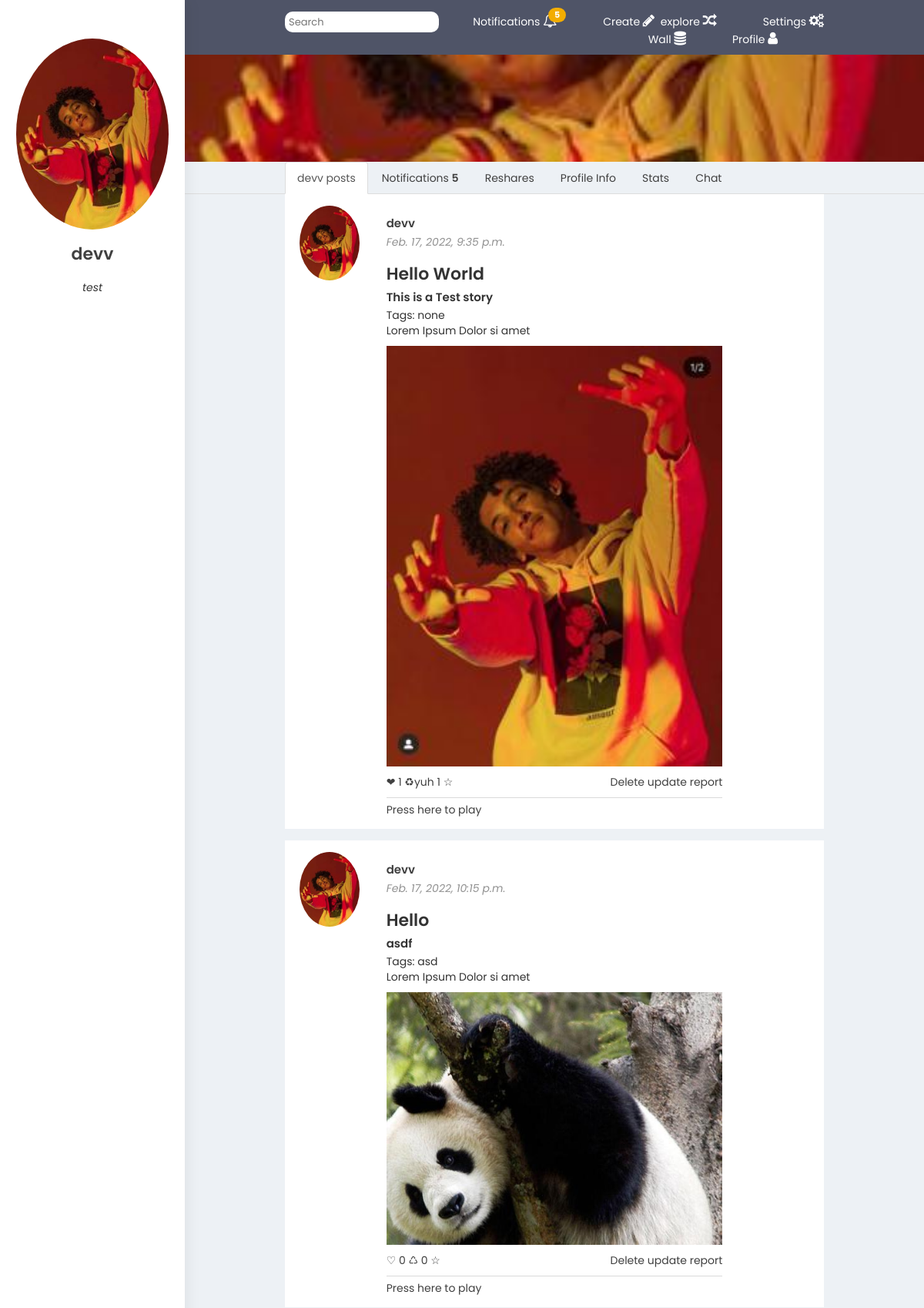
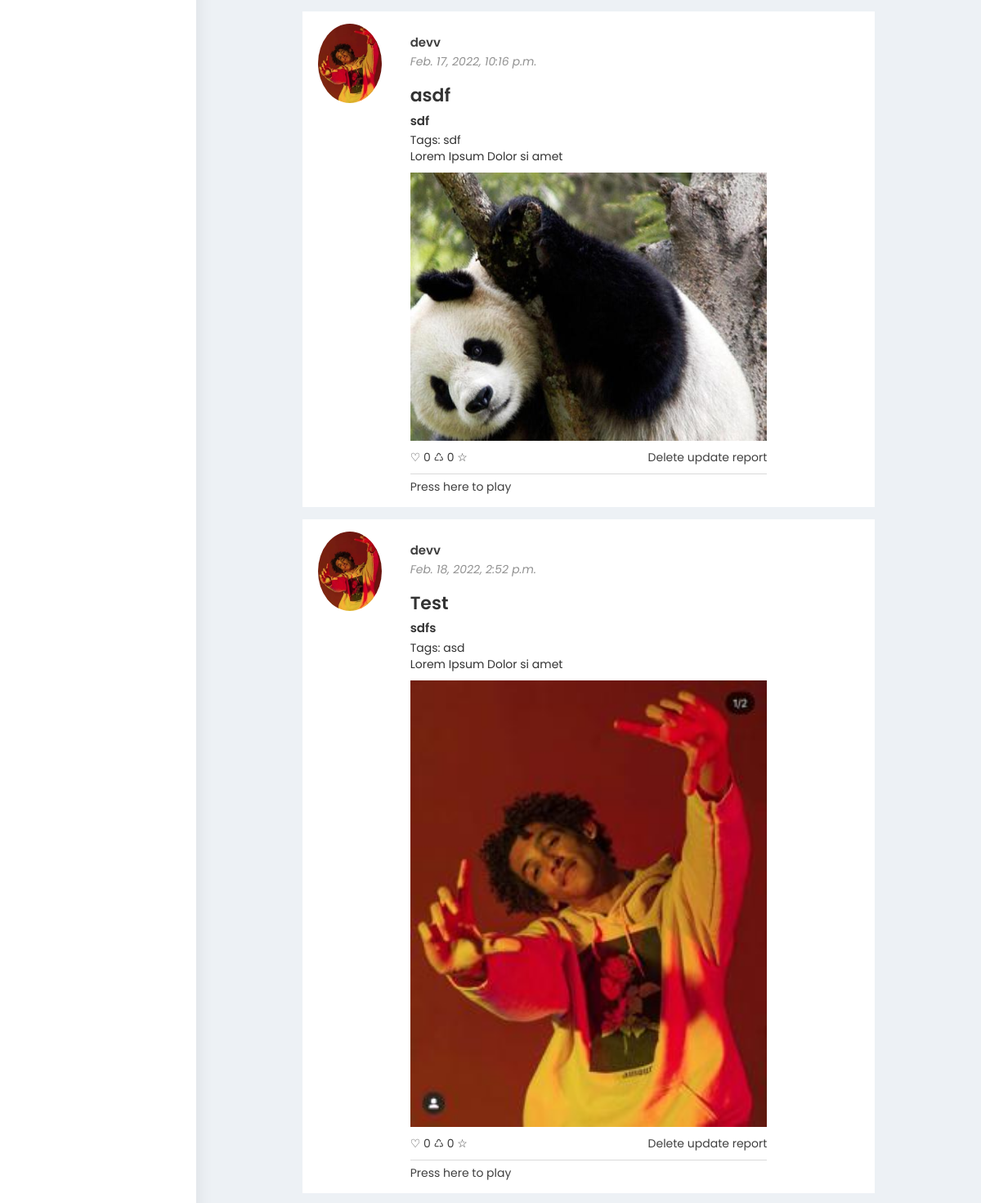
Screenshot of /myprofile/ (signed in, upper part) with the database file from the repository (2 pictures, top to bottom).
### users/models.py (models this page shows, shortened)
class Profile(models.Model):
    user = models.OneToOneField(User, on_delete=models.CASCADE)
    dob = models.DateField(null=True, blank=True)
    profile_pic = models.ImageField(default='default.jpg', upload_to='profile_pics')
    profile_banner = models.ImageField(default='default.jpg', upload_to='profile_banner')
    bio = models.TextField(max_length=300, default=('im new'))
    private_profile = models.BooleanField(default=False)
    pending_followers = models.ManyToManyField(settings.AUTH_USER_MODEL, blank=True, related_name='pending_followers')
    followers = models.ManyToManyField(settings.AUTH_USER_MODEL, blank=True, related_name='profile_followers')
    following = models.ManyToManyField(settings.AUTH_USER_MODEL, blank=True, related_name='profile_following')
    favorites = models.ManyToManyField(settings.AUTH_USER_MODEL, blank=True, related_name='favorites')
    block_list = models.ManyToManyField(settings.AUTH_USER_MODEL, blank=True, related_name='block_list')
    awards = models.ManyToManyField(Awards, blank=True, related_name='awards')
    banned = models.BooleanField(default=False)
    referrer_code = models.CharField(max_length=10, null=True, blank=True)
    referral_code = models.CharField(max_length=10, default=get_random_string(length=10))
    referrals = models.ManyToManyField(settings.AUTH_USER_MODEL, blank=True, related_name='referrals')
    joined = models.DateTimeField('joined', default=timezone.now)
    website = models.CharField(max_length=50, null=True, blank=True)
    instagram = models.CharField(max_length=20, null=True, blank=True)
    twitter = models.CharField(max_length=20, null=True, blank=True)
    tiktok = models.CharField(max_length=20, null=True, blank=True)
    youtube = models.CharField(max_length=20, null=True, blank=True)
    notifications = models.ManyToManyField(Notifications, blank=True, related_name='notifications')
    old_notifications = models.ManyToManyField(Notifications, blank=True, related_name='old_notifications')
    inbox = models.ManyToManyField(Thread, blank=True, related_name='inbox')
    stats = models.ForeignKey(Stats, on_delete=models.CASCADE, blank=True, null=True)
    def __str__(self):
        return f'{self.user.username} Profile'

### scenario/models.py (models this page shows, shortened)
class Story(models.Model):
    story_title = models.CharField(max_length= 100)
    story_description = models.TextField(max_length=500)
    story_pic = models.ImageField(default='default.jpg', upload_to='story_pics')
    pub_date = models.DateTimeField('date published', default=timezone.now)
    likes =  models.ManyToManyField(settings.AUTH_USER_MODEL, blank=True, related_name='post_likes')
    reshares = models.ManyToManyField(settings.AUTH_USER_MODEL, blank=True, related_name='reshares_list')
    favorites = models.ManyToManyField(settings.AUTH_USER_MODEL, blank=True, related_name='favorite_stories')
    author = models.ForeignKey(User, on_delete=models.CASCADE, default=None)
    tags = TaggableManager()
    draft = models.BooleanField(default=True)
    published = models.BooleanField(default=False)
    archive = models.BooleanField(default=False)
    def get_api_like_url(self):
        return reverse('post-api-like', kwargs={'pk': self.pk})
    def get_api_reshare_url(self):
        return reverse('post-api-reshare', kwargs={'pk': self.pk})
    def get_api_favorite_url(self):
        return reverse('post-api-favorite', kwargs={'pk': self.pk})

### users/views.py (the view, shortened to what this page needs)
# urls.py: path('myprofile/', myProfileView.as_view(), name='my-profile'),
class myProfileView(TemplateView):
    model = Profile
    template_name = 'users/myprofile.html'
    context_object_name = 'profile'
    def get_context_data(self, **kwargs):
        context = super().get_context_data(**kwargs)
        user = self.request.user
        profile = Profile.objects.get(user=user)
        stats = Stats.objects.get(player=user)
        inbox = profile.inbox.all()
        print(profile.inbox.all())
        context['profile'] = profile
        context['inbox'] = inbox
        user_stories = Story.objects.filter(author=user)
        user_favorites = Story.objects.filter(favorites=user)
        user_reshares = Story.objects.filter(reshares=user)
        context['user_stories'] = user_stories
        context['user_favorites'] = user_favorites
        context['user_reshares'] = user_reshares
        context['stats'] = stats
        return context

### users/models.py (called while the page is built)
    def __str__(self):
        return self.notification_category

### users/templates/users/myprofile.html (shortened to what this page needs)
{% load static %}
<!DOCTYPE html>
<html>
<head>
    <link rel="stylesheet" href="{% static 'lib/bootstrap/css/bootstrap.min.css' %}" type="text/css">
    <link rel="stylesheet" href="{% static 'lib/font-awesome/css/font-awesome.min.css' %}">
    <link rel="stylesheet" href="{% static 'lib/bootstrap-switch/css/bootstrap-switch.min.css' %}">
    <link rel="stylesheet" href="{% static 'scenario/style.css' %}" type="text/css">
</head>
<body id="personal">
    <div>
    {% include "scenario/nnavbar.html" %}</div>
    <div class="sidebar-nav">
        <a href="{% url 'my-profile' %}" title="Profile">
            <img src="{{profile.profile_pic.url}}" alt="{{profile.user.username}}" class="img-circle img-user">
        </a>
        <h2 class="text-center hidden-xs"><a href="personal-profile.html" title="Profile">{{profile.user.username}}</a></h2>
        <p class="text-center user-description hidden-xs">
            <i>{{profile.bio}}</i>
        </p>
    </div>
    <div class="content-posts profile-content">
        <div class="banner-profile" style="background-image: url('{{profile.profile_banner.url}}')">
        </div>
        <ul class="nav nav-tabs" role="tablist">
            {% if user_stories.count > 0 %}
            <li class="active"><a href="#posts" role="tab" id="postsTab" data-toggle="tab" aria-controls="posts" aria-expanded="true">{{profile.user.username}} posts</a></li>
            {% endif %}
            <li><a href="#notifications" role="tab" id="notificationTab" data-toggle="tab" aria-controls="posts" aria-expanded="true">Notifications <b>{{user.profile.notifications.count}}</b></a></li>
            {% if user_reshares.count > 0 %}
            <li><a href="#reshares" role="tab" id="resharesTab" data-toggle="tab" aria-controls="posts" aria-expanded="true">Reshares</a></li>
            {% endif %}
            <li><a href="#profile" role="tab" id="profileTab" data-toggle="tab" aria-controls="profile" aria-expanded="true">Profile Info</a></li>
            {% if stats %}
            <li><a href="#stats" role="tab" id="statsTab" data-toggle="tab" aria-controls="profile" aria-expanded="true">Stats</a></li>
            {% endif %}
            <li><a href="#chat" role="tab" id="chatTab" data-toggle="tab" aria-controls="chat" aria-expanded="true">Chat</a></li>
        </ul>
        <div class="tab-content">
            <div class="tab-pane fade active in" role="tabpanel" id="posts" aria-labelledby="postsTab">
                <div id="posts-container" class="container-fluid container-posts">
                    {% for story in user_stories %}
                    {% include "users/card.html" %}
                    {% endfor %}
                </div>
            </div>
</body>

### scenario/templates/scenario/nnavbar.html (shortened to what this page needs)
{% load static %}
<head>
    <link rel="stylesheet" href="{% static 'lib/bootstrap/css/bootstrap.min.css' %}" type="text/css">
    <link rel="stylesheet" href="{% static 'lib/font-awesome/css/font-awesome.min.css' %}">
    <link rel="stylesheet" href="{% static 'lib/bootstrap-switch/css/bootstrap-switch.min.css' %}">
    <link rel="stylesheet" href="{% static 'scenario/style.css' %}" type="text/css">
</head>
    <header class="text-right">
        <form class="text-center search" method="GET" action="/Search">
            <input name="search" type="text" placeholder="Search">
        </form>
        <div class="menu-icon">
            <div class="dropdown">
                <span class="dropdown-toggle" role="button" id="dropdownSettings" data-toggle="dropdown" aria-haspopup="true" aria-expanded="true">
                  <span class="hidden-xs hidden-sm">Settings</span> <i class="fa fa-cogs" aria-hidden="true"></i>
                </span>
            </div>
        </div>
         <div class="second-icon menu-icon"><span><a href="{% url 'story-create' %}" title="Wall"><span class="hidden-xs hidden-sm">Create</span> <i class="fa fa-pencil" aria-hidden="true"></i></a>
             <a href="{% url 'explore' %}" title="explore"><span class="hidden-xs hidden-sm"> &nbsp;explore</span> <i class="fa fa-random" aria-hidden="true"></i></a>
            </span>
        </div>
        <div class="second-icon dropdown menu-icon">
            <span class="dropdown-toggle" role="button" id="dropdownNotification" data-toggle="dropdown" aria-haspopup="true" aria-expanded="true">
        <span class="hidden-xs hidden-sm">Notifications</span> <i class="fa fa-bell-o" aria-hidden="true"></i> <span class="badge">{{user.profile.notifications.count}}</span>
            </span>
        </div>
        <div class="second-icon menu-icon">
            <span><a href="{% url 'my-profile' %}" title="Profile"><span class="hidden-xs hidden-sm">Profile</span> <i class="fa fa-user" aria-hidden="true"></i></a>
            </span>
        </div>
        <div class="second-icon menu-icon">
            <span><a href="{% url 'scenario-list' %}" title="Wall"><span class="hidden-xs hidden-sm">Wall</span> <i class="fa fa-database" aria-hidden="true"></i></a>
            </span>
        </div>
    </header>

### users/templates/users/card.html (shortened to what this page needs)
<div class="card-post">
                        <div class="row">
                            <div class="col-xs-3 col-sm-2">
                                <a href="{% url 'profile-detail' story.author.profile.id %}" title="{{story.author.profile}} profile">
                                    <img src="{{story.author.profile.profile_pic.url}}" alt="{{story.author.profile}}" class="img-circle img-user">
                                </a>
                            </div>
                            <div class="col-xs-9 col-sm-10 info-user">
                                <h3><a href="{% url 'profile-detail' story.author.profile.id %}" title="{{story.author}}">{{story.author}}</a></h3>
                                <p><i>{{story.pub_date}}</i></p>
                                <h2>{{story.story_title}}</h2>
                                <h3>{{story.story_description}}</h3>
                                <p>Tags:{% for x in story.tags.all %} {{x}} {% endfor %}</p>
                            </div>
                        </div>
                        <div class="row">
                            <div class="col-sm-8 col-sm-offset-2 data-post">
                                <p>Lorem Ipsum Dolor si amet</p>
                                <img src="{{story.story_pic.url}}" alt="{{story.story_title}}" class="img-post">
                                <div class="reaction" >
                                    {% if user in story.likes.all %}
                                    <a class="like-btn" data-href="{{story.get_api_like_url}}" data-likes='{{ story.likes.count }}' href="{{story.get_api_like_url}}" >&#10084; {{story.likes.count}}</a>
                                    {% else %}
                                    <a class="like-btn" data-href="{{story.get_api_like_url}}" data-likes='{{ story.likes.count }}' href="{{story.get_api_like_url}}">&#9825; {{story.likes.count}}</a>
                                    {% endif %}
                                    {% if user in story.reshares.all %}
                                    <a class="reshare-btn" href="{{story.get_api_reshare_url}}" data-href="{{story.get_api_reshare_url}}">  &#9851;yuh {{story.reshares.count}}</a>
                                    {% else %}
                                    <a class="reshare-btn" href="{{story.get_api_reshare_url}}" data-href="{{story.get_api_reshare_url}}">  &#9850; {{story.reshares.count}}</a>
                                    {% endif %}
                                    {% if user in story.favorites.all %}
                                    <a class="fav-btn" href="{{story.get_api_favorite_url}}" data-href="{{story.get_api_favorite_url}}">  &#9733;</a>
                                    {% else %}
                                    <a class="fav-btn" href="{{story.get_api_favorite_url}}" data-href="{{story.get_api_favorite_url}}">  &#9734;</a>
                                    {% endif %}
                                    <a href="{%url 'story-report' story.id%}" class="pull-right"> report </a>
                                    {% if user == story.author %}
                                    <a href="{% url 'story-update' story.id %}" class="pull-right"> update&nbsp; </a>
                                    <a href="{% url 'story-delete' story.id %}" class="pull-right"> Delete&nbsp; </a>
                                    {% endif %}
                                </div>
                                <div class="comments">
                                    <a href="{% url 'story-play' story.id%}">Press here to play</a>
                                </div>
                            </div>
                        </div>
                    </div>

### scenario/static/scenario/style.css (style rules this page uses)
.btn-social, .badge, .btn-social, .bootstrap-switch .bootstrap-switch-handle-off.bootstrap-switch-primary, .bootstrap-switch .bootstrap-switch-handle-on.bootstrap-switch-primary, ::-webkit-scrollbar-thumb, ::-webkit-scrollbar-thumb:window-inactive { background: #f3ad00; }
html, body, .sidebar-nav, .content-posts { height: 100%; }
body { background: #edf1f5; font-family: Poppins, sans-serif; }
a, a:link, a:visited, a:focus { color: #404040; text-decoration: none; }
b, strong { font-weight: 600; }
h1, h2, h3 { font-weight: 600; }
h2 { font-size:22px; }
h3 { font-size: 15px; margin-top:0; margin-bottom:5px; }
video, img { width: 100%; height: auto; }
.content-posts { margin-left: 240px; margin-top: 65px; }
.img-user { width: 90%; margin-left: 5%; }
.card-post .img-user { max-width: 110px; min-width: 60px; }
header { min-height: 50px; background: #4F5467; font-size: 14px; padding: 15px 130px 10px 370px; position: fixed; top: 0; width: 100%; z-index: 9; }
header, header a, header a:link, header a:visited, header a:focus { color: #ffffff; text-decoration: none; }
header .search { float: left; margin: 0px; }
header .fa { font-size: 18px; }
header div { float: right; }
header .second-icon { margin-right: 60px; }
header .menu-icon { margin-top:3px; }
.dropdown-toggle { cursor: pointer; }
.badge { padding: 4px 8px; font-size: 11px; }
header .badge { position: absolute; top: -8px; right: -12px; }
.search input { width: 200px; border-radius: 10px; border: 0px; color: #404040; font-size: 13px; padding: 5px; padding-bottom: 3px; }
.sidebar-nav { box-shadow: 1px 0px 20px rgba(0, 0, 0, 0.08); position: fixed; width: 240px; top: 0px; padding: 50px 10px 0px 10px; background: #ffffff; z-index: 99; }
.card-post { background: #ffffff; padding: 15px; display: block; overflow: hidden; margin-bottom: 15px; }
.container-posts { padding: 0 130px; }
.img-post { width: 100%; }
.info-user i { color:#929292; }
.reaction { padding: 10px 0; }
.comments { border-top: 1px solid #dadada; padding-top: 5px; }
.user-description { margin-top: 20px; line-height: 22px; }
.info-user { margin-top:15px; }
.info-user p { margin:0px; }
.banner-profile { height: 160px; width: 100%; background-image: url('https://placehold.it/1280x450'); background-size: cover; background-position: center; }
.profile-content { padding-top: 50px; margin-top:0px; }
.profile-content .nav-tabs { padding-left: 130px; }

### rows the page displays
Profile: profile_pic (placeholder picture), user.username "devv", bio "test", profile_banner (placeholder picture)
Story: author.profile.profile_pic (placeholder picture), author "devv", pub_date "Feb. 17, 2022, 9:35 p.m.", story_title "Hello World", story_description "This is a Test story", story_pic (placeholder picture), likes.count "1", reshares.count "1", shows "update"
Tag: name "none"
Story: author.profile.profile_pic (placeholder picture), author "devv", pub_date "Feb. 17, 2022, 10:15 p.m.", story_title "Hello", story_description "asdf", story_pic (picture), likes.count "0", reshares.count "0", shows "update"
Tag: name "asd"
Story: author.profile.profile_pic (placeholder picture), author "devv", pub_date "Feb. 17, 2022, 10:16 p.m.", story_title "asdf", story_description "sdf", story_pic (picture), likes.count "0", reshares.count "0", shows "update"
Tag: name "sdf"
Story: author.profile.profile_pic (placeholder picture), author "devv", pub_date "Feb. 18, 2022, 2:52 p.m.", story_title "Test", story_description "sdfs", story_pic (placeholder picture), likes.count "0", reshares.count "0", shows "update"

### other values shown
{{ user.profile.notifications.count }} "5"
